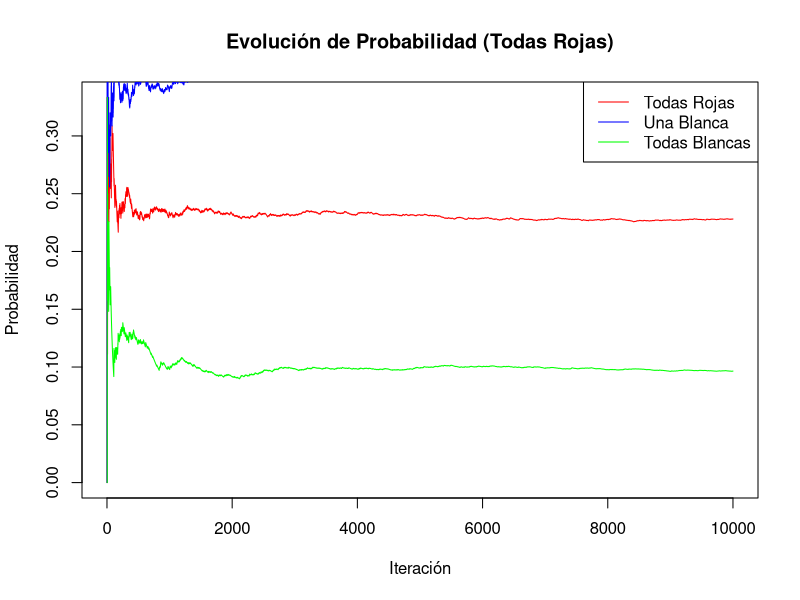

Reproduce this figure in R.
# Hernández De la cruz Luis Alberto

# Problema 4, tarea 3

# Hay una urna con 5 bolas blancas y 7 rojas. Cada vez que se saca una bola se vuelve a meter y
# se a ̃nade otra m ́as del mismo color de la que se sac ́o. Con este procedimiento se sacan tres bolas.
# Encuentra (con simulaciones) la probabilidad de que sean...

num_simulaciones <- 10000

evolucion_a <- numeric(num_simulaciones)
evolucion_b <- numeric(num_simulaciones)
evolucion_c <- numeric(num_simulaciones)

bolas_blancas <- 5
bolas_rojas <- 7

# Rojas
a_contador <- 0  
# Exactamente una blanca
b_contador <- 0  
# Todas blancas
c_contador <- 0  

for (i in 1:num_simulaciones) {
  bolas_blancas_sim <- bolas_blancas
  bolas_rojas_sim <- bolas_rojas
  
  extracciones <- character(3)  # Vector para guardar las extracciones
  for (j in 1:3) {
    # Calcular las probabilidades de extracción
    prob_blancas <- bolas_blancas_sim / (bolas_blancas_sim + bolas_rojas_sim)
    prob_rojas <- bolas_rojas_sim / (bolas_blancas_sim + bolas_rojas_sim)
    
    # Realizar la extracción
    bola_extraida <- sample(c("blanca", "roja"), 1, prob = c(prob_blancas, prob_rojas))
    
    
    # Actualizar el número de bolas en la urna
    if (bola_extraida == "blanca") {
      bolas_blancas_sim <- bolas_blancas_sim + 1
    } else {
      bolas_rojas_sim <- bolas_rojas_sim + 1
    }
    
    # Guardar la extracción en el vector
    extracciones[j] <- bola_extraida
  }
  
  # Contar la cantidad de bolas blancas y rojas en las extracciones
  blancas <- sum(extracciones == "blanca")
  rojas <- sum(extracciones == "roja")
  
  # Actualizar los contadores según las condiciones
  if (rojas == 3) {
    a_contador <- a_contador + 1
  }
  if (blancas == 1) {
    b_contador <- b_contador + 1
  }
  if (blancas == 3) {
    c_contador <- c_contador + 1
  }
  
  # Almacenar la probabilidad en cada iteración
  evolucion_a[i] <- a_contador / i
  evolucion_b[i] <- b_contador / i
  evolucion_c[i] <- c_contador / i
}

# Crear gráficos de líneas para seguir la evolución de las probabilidades
plot(1:num_simulaciones, evolucion_a, type = "l", col = "red", xlab = "Iteración", ylab = "Probabilidad", main = "Evolución de Probabilidad (Todas Rojas)")
lines(1:num_simulaciones, evolucion_b, col = "blue")
lines(1:num_simulaciones, evolucion_c, col = "green")
legend("topright", legend = c("Todas Rojas", "Una Blanca", "Todas Blancas"), col = c("red", "blue", "green"), lty = 1)

